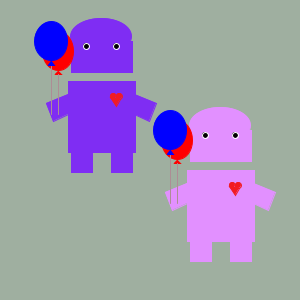
Frame 1 (no input)
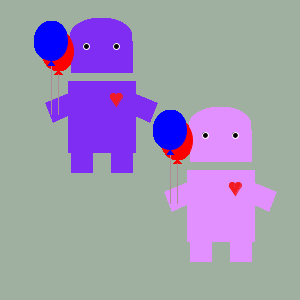
Frame 60 (the mouse pressed at the canvas centre just before this capture)
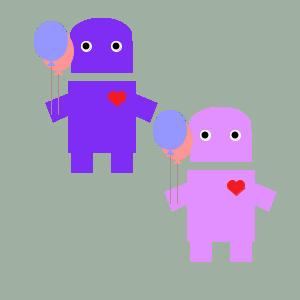
Frame 120 (the mouse held since frame 60 and released just before this capture)

The Processing sketch that drew these frames (run headless with seeded random() and noise(); from frame 60 on, the mouse is pressed at the canvas centre):

// Processing sketch: processing_18563
// ── processing_18563.pde

Avatar avatar,avatar2;
Balloon balloon,balloon2;
Heart heart,heart2;

void setup () {
  size (300,300);
  background (159,175,160);
  smooth();
  
  avatar = new Avatar (1,1,1,1,1);
  avatar2 = new Avatar (120,90,1,1,100);
  balloon = new Balloon (1,1,1,1);
  balloon2 = new Balloon (120,90,1,1);
  heart = new Heart (1,1,1,1);
  heart2 = new Heart (120,90,1,1);
}
  //background color variables
  float r = random (0,255);
  float g = random (0,255);
  float b = random (0,255);
  float a = random (0,255);
 
  void draw() {
    avatar.display();
    avatar2.display();
    balloon.display();
    balloon2.display();
    heart.display();
    heart2.display();
  }    

// background color shift when press mouse
  void mousePressed () {
  background (r,g,b,a);
  }
  void mouseReleased () {
  background (211,102,193);
  }
   //GLOBAL VARIABLES
  int colorR = 173;
  int colorG = 141;
  int colorB = 149;
  
//CLASS
  class Avatar {
   
//FIELDS 
  float x;
  float y;
  int wide;
  int tall;
  int colorP;
 
//CONSTRUCTOR
  Avatar(float tempX, float tempY, int tempWide, int tempTall, int tempColorP) {
  x = tempX;
  y = tempY;
  wide = tempWide;
  tall = tempTall;
  colorP = tempColorP;
  }
  
//METHODS
//head
  void display () { 
  fill (colorP+126,colorP+44,colorP+242);
  stroke (colorP+126,colorP+44,colorP+242);
  ellipse (x+100,y+35,wide+60,tall+35);
  rect (x+70,y+40,wide+60,tall+30);
  
//eyes change size depending on mouse location
  if (mouseX < width/3) {
   fill(0);
   stroke(255);
   ellipse (x+85,y+45,wide+5,tall+5);
   ellipse (x+115,y+45,wide+5,tall+5); 
}  else if (mouseX < 2*width/3) {
   fill(255);
   stroke(255);
   ellipse (x+85,y+45,wide+9,tall+9);
   ellipse (x+115,y+45,wide+9,tall+9);
   fill(0);
   noStroke();
   ellipse (x+85,y+45,wide+6,tall+6);
   ellipse (x+115,y+45,wide+6,tall+6);
}  else {
   fill(255);
   stroke(255);
   ellipse (x+85,y+45,wide+12,tall+12);
   ellipse (x+115,y+45,wide+12,tall+12);
   fill(0);
   noStroke();
   ellipse (x+85,y+45,wide+9,tall+9);
   ellipse (x+115,y+45,wide+9,tall+9);
}
  
//body
  fill(colorP+126,colorP+44,colorP+242);
  stroke (colorP+126,colorP+44,colorP+242);
  rect (x+67,y+80,wide+66,tall+70);
 
//arms
  quad (x+67,y+93,x+67,y+113,x+52,y+120,x+45,y+102);
  quad (x+133,y+93,x+155,y+102,x+148,y+120,x+133,y+113);
 
//feet
  rect (x+70,y+150,wide+20,tall+20);
  rect (x+110,y+150,wide+20,tall+20);
  }
}
  
//CLASS
  class Balloon {
  
//FIELDS 
  float x;
  float y;
  int wide;
  int tall; 
 
//CONSTRUCTOR
  Balloon (float tempX, float tempY, int tempWide, int tempTall) {
  x = tempX;
  y = tempY;
  wide = tempWide;
  tall = tempTall;
  }

//METHODS 
   
//balloons change size each time sketch is played
  void display () { 
  fill (255,mouseX,mouseY);
  stroke (255,mouseX,mouseY);
  ellipse (x+57,y+50,wide+30,tall+38);
  triangle (x+57,y+70,x+60,y+73,x+54,y+73);
  fill (colorR,colorG,colorB);
  stroke (colorR,colorG,colorB);
  line (x+57,y+73,x+57,y+113);
   
//balloon 2
  fill (mouseX,mouseY,255);
  stroke (mouseX,mouseY,255);
  ellipse (x+50,y+40,wide+32,tall+38);
  triangle (x+50,y+60,x+53,y+64,x+47,y+64);
  fill (colorR,colorG,colorB);
  stroke (colorR,colorG,colorB);
  line (x+50,y+65,x+50,y+113);
  }
  }
 
  
//CLASS
  class Heart {
  
//FIELDS 
  float x;
  float y;
  int wide;
  int tall; 
 
//CONSTRUCTOR
  Heart (float tempX, float tempY, int tempWide, int tempTall) {
  x = tempX;
  y = tempY;
  wide = tempWide;
  tall = tempTall;
  }

//METHODS 
//heart expands depending
   void display () { 
   if (mouseX < width/2) {
   fill(242,27,34);
   stroke (242,27,34); 
   ellipse (x+112,y+95,wide+5,tall+5);
   ellipse (x+118,y+95,wide+5,tall+5);
   triangle (x+109,y+96,x+119,y+98,x+115,y+105);
   }
else {
   fill(242,27,34);
   stroke (242,27,34); 
   ellipse (x+112,y+95,wide+8,tall+8);
   ellipse (x+120,y+95,wide+8,tall+8);
   triangle (x+108,y+98,x+124,y+98,x+116,y+105);
   }
 }
  
}
  
         
                
